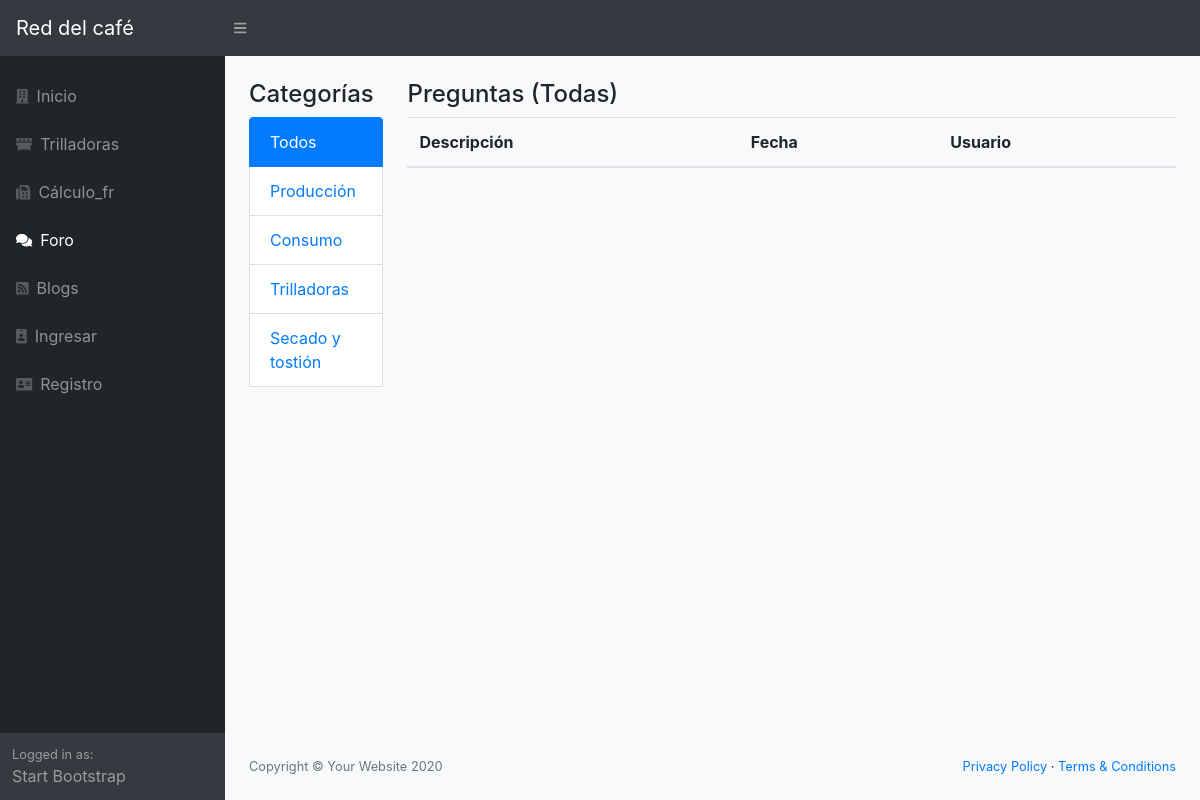
/foros, run on the app's committed database.
### red/models.py (models this page shows, shortened)
class Titulos(db.Model):
    __tablename__ = 'titulos'
    id = Column(Integer, primary_key=True)
    nombre = Column(String(100))
    foros = relationship("Foros", cascade="all, delete-orphan",
                             backref="Titulos", lazy='dynamic')

### red/app.py (the view)
@app.route('/foros')
@app.route('/foros/<id>')
def foros(id='0'):
    from red.models import Foros, Titulos
    titulo = Titulos.query.get(id)
    if id == '0':
        foros = Foros.query.all()
    else:
        foros = Foros.query.filter_by(TituloId=id)
    titulos = Titulos.query.all()
    print(foros)
    return render_template("foros.html", foros=foros, titulos=titulos, titulo=titulo)

### red/templates/foros.html (shortened to what this page needs)
{% extends "base.html" %} {% block title %}Red del café{% endblock %} {% block body %}
<div class="container">
    <div class="row">
        <div class="col-md-2">
            <h4>Categorías</h4>
            <div class="list-group">
                {% for tit in titulos %} {% if titulo.nombre==tit.nombre%}
                <a class="list-group-item active" href="{{url_for("foros",id=tit.id)}}">{{tit.nombre}}</a> {% else %}
                <a class="list-group-item" href="{{url_for("foros",id=tit.id)}}">{{tit.nombre}}</a> {% endif%} {% endfor %}
                <br/>
            </div>
            <br/>
        </div>
        <div class="col-md-10">
            <h4>Preguntas (Todas)</h4>
            <div class="panel panel-default">
                <table class="table">
                    <thead>
                        <th>Descripción</th>
                        <th>Fecha</th>
                        <th>Usuario</th>
                    </thead>
                </table>
            </div>
        </div>
    </div>
    {% endblock %}

### data on the page
Titulos: nombre "Todos"
Titulos: nombre "Producción"
Titulos: nombre "Consumo"
Titulos: nombre "Trilladoras"
Titulos: nombre "Secado y tostión"
